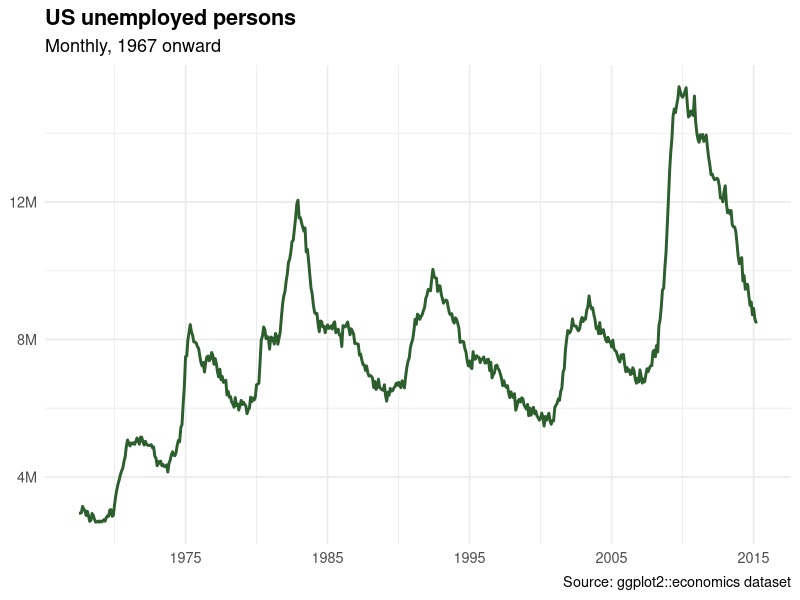
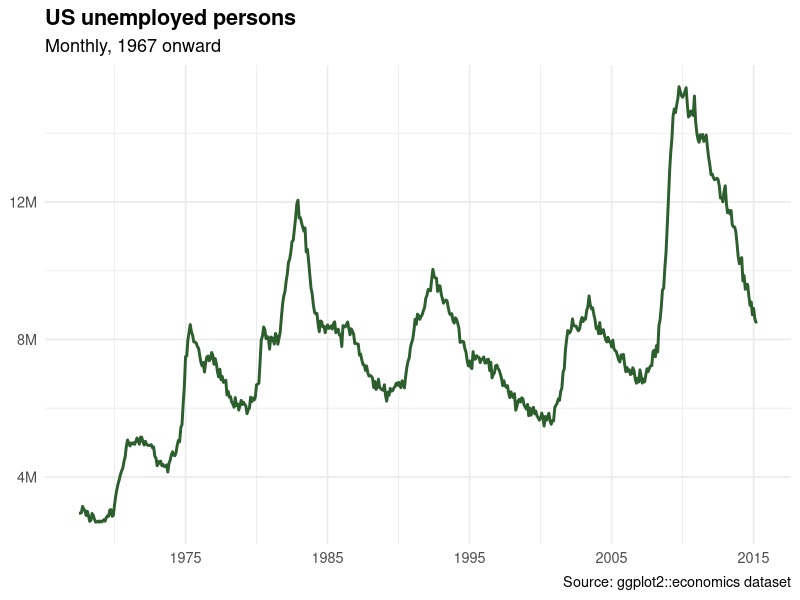
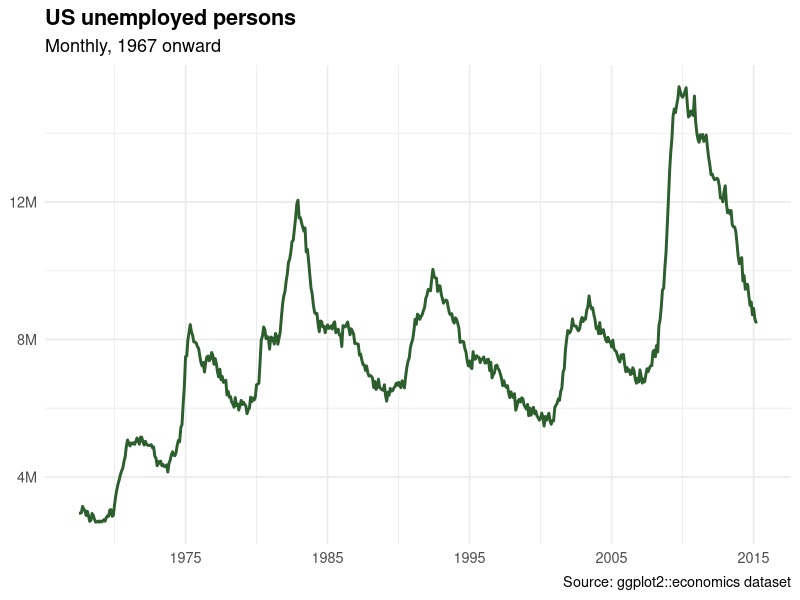
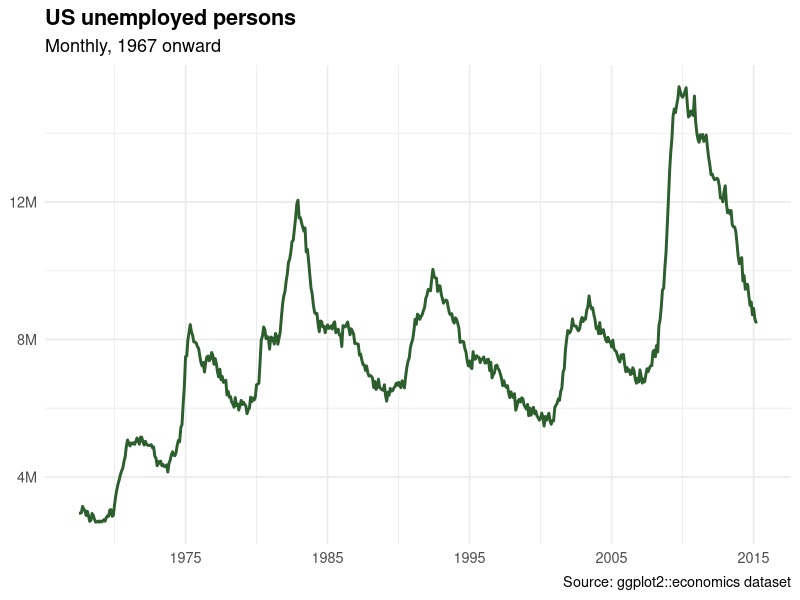

Generate these figures, in order, with R:
# =============================================================
# Demo 15: Exporting Publication-Quality Output
# =============================================================
# Goal: Show how to save figures so they look right in print, on
# screen, in Word, and on a projector. The graphics device matters.
#
# Modern best practice (as of 2026):
#   PNG -> ragg::agg_png  (fastest, best fonts, cross-platform consistent)
#   PDF -> grDevices::cairo_pdf  (embeds fonts properly)
#   SVG -> grDevices::svg or svglite::svglite (vector, scalable)
#
# The old `ggsave(..., type = "cairo")` syntax NO LONGER WORKS.
# =============================================================

library(ggplot2)
library(dplyr)
library(ragg)

# ---- A figure to save --------------------------------------------------
p <- ggplot(economics, aes(date, unemploy * 1000)) +
  geom_line(linewidth = 1, color = "#2c5f2d") +
  scale_y_continuous(labels = scales::label_number(scale = 1e-6, suffix = "M")) +
  scale_x_date(date_breaks = "10 years", date_labels = "%Y") +
  labs(title    = "US unemployed persons",
       subtitle = "Monthly, 1967 onward",
       caption  = "Source: ggplot2::economics dataset",
       x = NULL, y = NULL) +
  theme_minimal(base_size = 13) +
  theme(plot.title = element_text(face = "bold"))

p

# ---- Save as PNG via the ragg device -----------------------------------
# Build at the size you actually want to display. Don't make a giant
# figure and shrink it later, the text proportions will be wrong.

ggsave(
  filename = "fig-unemployment.png",
  plot     = p,
  width    = 7,
  height   = 4,
  units    = "in",
  dpi      = 300,                  # 300 for print, 150 for screen
  device   = ragg::agg_png         # the modern recommendation
)

# Why ragg over base png():
#   - Faster (~33-40% vs anti-aliased cairo)
#   - Better font handling (finds system fonts automatically)
#   - Consistent output across Mac / Linux / Windows
#   - Adopted by RStudio as the IDE's default

# ---- Save as PDF -------------------------------------------------------
# cairo_pdf is essential if you use non-default fonts.
ggsave(
  filename = "fig-unemployment.pdf",
  plot     = p,
  width    = 7,
  height   = 4,
  units    = "in",
  device   = cairo_pdf             # embeds fonts properly
)

# ---- Save as SVG -------------------------------------------------------
# Vector format, scales infinitely without blur. Best for web display
# and Adobe Illustrator editing.
ggsave(
  filename = "fig-unemployment.svg",
  plot     = p,
  width    = 7,
  height   = 4,
  units    = "in"
)

# ---- For a Quarto / RMarkdown document --------------------------------
# Set the device once in the YAML or chunk options:
#
# In YAML:
#   knitr:
#     opts_chunk:
#       dev: "ragg_png"
#       fig.retina: 2
#
# In a chunk:
#   #| dev: "cairo_pdf"
#   #| fig-width: 7
#   #| fig-height: 4
#   #| dpi: 300

# ---- Common pitfalls ---------------------------------------------------
# 1. RESIZING IN WORD/POWERPOINT after export.
#    The text gets warped. Build at final size in ggsave.
#
# 2. FONTS SUBSTITUTING IN PDF.
#    Use device = cairo_pdf, not the default pdf().
#
# 3. PNG BLURRY WHEN ZOOMED.
#    Either bump dpi to 300+ for high-DPI display, or use SVG/PDF for
#    truly scalable output.
#
# 4. DIFFERENT OUTPUT ON DIFFERENT OS.
#    ragg minimizes this. The old png(type = "cairo") trick is no
#    longer needed.
#
# 5. "LOOKS FINE ON MY LAPTOP, TERRIBLE ON THE PROJECTOR."
#    Project a test slide before the talk. Bump base_size in the theme
#    if titles or axis text are small at the back of the room.

# ---- Cleanup -----------------------------------------------------------
# Uncomment to remove the demo output files:
# file.remove("fig-unemployment.png", "fig-unemployment.pdf", "fig-unemployment.svg")
